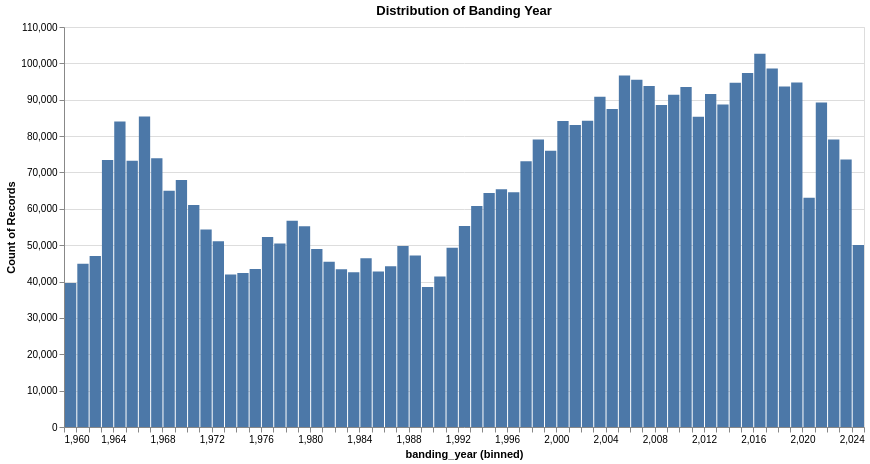

Here is the notebook cell this chart was saved with:
### Code cell
# altair histogram of banding_year
chart = alt.Chart(df_banding_pd).mark_bar().encode(
    alt.X("banding_year", bin=alt.Bin(maxbins=100)),
    y='count()',
).properties(
    title="Distribution of Banding Year",
    width=800,
    height=400
)   

chart

### Figure 1 — Vega specification as saved in the notebook (floating-point values rounded to 4 significant figures)
{"$schema": "https://vega.github.io/schema/vega/v5.json", "data": [{"name": "source_0", "values": [{"__count": 96653, "bin_maxbins_100_banding_year": 2005.0, "bin_maxbins_100_banding_year_end": 2006.0}, {"__count": 98619, "bin_maxbins_100_banding_year": 2017.0, "bin_maxbins_100_banding_year_end": 2018.0}, {"__count": 73590, "bin_maxbins_100_banding_year": 2023.0, "bin_maxbins_100_banding_year_end": 2024.0}, {"__count": 52230, "bin_maxbins_100_banding_year": 1976.0, "bin_maxbins_100_banding_year_end": 1977.0}, {"__count": 90813, "bin_maxbins_100_banding_year": 2003.0, "bin_maxbins_100_banding_year_end": 2004.0}, {"__count": 64331, "bin_maxbins_100_banding_year": 1994.0, "bin_maxbins_100_banding_year_end": 1995.0}, {"__count": 84198, "bin_maxbins_100_banding_year": 2002.0, "bin_maxbins_100_banding_year_end": 2003.0}, {"__count": 93776, "bin_maxbins_100_banding_year": 2007.0, "bin_maxbins_100_banding_year_end": 2008.0}, {"__count": 93475, "bin_maxbins_100_banding_year": 2010.0, "bin_maxbins_100_banding_year_end": 2011.0}, {"__count": 88688, "bin_maxbins_100_banding_year": 2013.0, "bin_maxbins_100_banding_year_end": 2014.0}, {"__count": 91570, "bin_maxbins_100_banding_year": 2012.0, "bin_maxbins_100_banding_year_end": 2013.0}, {"__count": 91383, "bin_maxbins_100_banding_year": 2009.0, "bin_maxbins_100_banding_year_end": 2010.0}, {"__count": 94755, "bin_maxbins_100_banding_year": 2019.0, "bin_maxbins_100_banding_year_end": 2020.0}, {"__count": 75991, "bin_maxbins_100_banding_year": 1999.0, "bin_maxbins_100_banding_year_end": 2000.0}, {"__count": 79038, "bin_maxbins_100_banding_year": 2022.0, "bin_maxbins_100_banding_year_end": 2023.0}, {"__count": 102621, "bin_maxbins_100_banding_year": 2016.0, "bin_maxbins_100_banding_year_end": 2017.0}, {"__count": 79062, "bin_maxbins_100_banding_year": 1998.0, "bin_maxbins_100_banding_year_end": 1999.0}, {"__count": 41380, "bin_maxbins_100_banding_year": 1990.0, "bin_maxbins_100_banding_year_end": 1991.0}, {"__count": 87427, "bin_maxbins_100_banding_year": 2004.0, "bin_maxbins_100_banding_year_end": 2005.0}, {"__count": 64569, "bin_maxbins_100_banding_year": 1996.0, "bin_maxbins_100_banding_year_end": 1997.0}, {"__count": 84178, "bin_maxbins_100_banding_year": 2000.0, "bin_maxbins_100_banding_year_end": 2001.0}, {"__count": 50493, "bin_maxbins_100_banding_year": 1977.0, "bin_maxbins_100_banding_year_end": 1978.0}, {"__count": 43470, "bin_maxbins_100_banding_year": 1975.0, "bin_maxbins_100_banding_year_end": 1976.0}, {"__count": 47175, "bin_maxbins_100_banding_year": 1988.0, "bin_maxbins_100_banding_year_end": 1989.0}, {"__count": 67943, "bin_maxbins_100_banding_year": 1969.0, "bin_maxbins_100_banding_year_end": 1970.0}, {"__count": 84007, "bin_maxbins_100_banding_year": 1964.0, "bin_maxbins_100_banding_year_end": 1965.0}, {"__count": 64994, "bin_maxbins_100_banding_year": 1968.0, "bin_maxbins_100_banding_year_end": 1969.0}, {"__count": 83080, "bin_maxbins_100_banding_year": 2001.0, "bin_maxbins_100_banding_year_end": 2002.0}, {"__count": 48942, "bin_maxbins_100_banding_year": 1980.0, "bin_maxbins_100_banding_year_end": 1981.0}, {"__count": 43401, "bin_maxbins_100_banding_year": 1982.0, "bin_maxbins_100_banding_year_end": 1983.0}, {"__count": 44225, "bin_maxbins_100_banding_year": 1986.0, "bin_maxbins_100_banding_year_end": 1987.0}, {"__count": 38469, "bin_maxbins_100_banding_year": 1989.0, "bin_maxbins_100_banding_year_end": 1990.0}, {"__count": 60798, "bin_maxbins_100_banding_year": 1993.0, "bin_maxbins_100_banding_year_end": 1994.0}, {"__count": 55183, "bin_maxbins_100_banding_year": 1979.0, "bin_maxbins_100_banding_year_end": 1980.0}, {"__count": 56719, "bin_maxbins_100_banding_year": 1978.0, "bin_maxbins_100_banding_year_end": 1979.0}, {"__count": 61018, "bin_maxbins_100_banding_year": 1970.0, "bin_maxbins_100_banding_year_end": 1971.0}, {"__count": 49324, "bin_maxbins_100_banding_year": 1991.0, "bin_maxbins_100_banding_year_end": 1992.0}, {"__count": 97330, "bin_maxbins_100_banding_year": 2015.0, "bin_maxbins_100_banding_year_end": 2016.0}, {"__count": 39597, "bin_maxbins_100_banding_year": 1960.0, "bin_maxbins_100_banding_year_end": 1961.0}, {"__count": 41932, "bin_maxbins_100_banding_year": 1973.0, "bin_maxbins_100_banding_year_end": 1974.0}, {"__count": 45430, "bin_maxbins_100_banding_year": 1981.0, "bin_maxbins_100_banding_year_end": 1982.0}, {"__count": 49787, "bin_maxbins_100_banding_year": 1987.0, "bin_maxbins_100_banding_year_end": 1988.0}, {"__count": 73940, "bin_maxbins_100_banding_year": 1967.0, "bin_maxbins_100_banding_year_end": 1968.0}, {"__count": 95489, "bin_maxbins_100_banding_year": 2006.0, "bin_maxbins_100_banding_year_end": 2007.0}, {"__count": 42795, "bin_maxbins_100_banding_year": 1985.0, "bin_maxbins_100_banding_year_end": 1986.0}, {"__count": 55302, "bin_maxbins_100_banding_year": 1992.0, "bin_maxbins_100_banding_year_end": 1993.0}, {"__count": 85319, "bin_maxbins_100_banding_year": 2011.0, "bin_maxbins_100_banding_year_end": 2012.0}, {"__count": 93640, "bin_maxbins_100_banding_year": 2018.0, "bin_maxbins_100_banding_year_end": 2019.0}, {"__count": 73231, "bin_maxbins_100_banding_year": 1965.0, "bin_maxbins_100_banding_year_end": 1966.0}, {"__count": 54309, "bin_maxbins_100_banding_year": 1971.0, "bin_maxbins_100_banding_year_end": 1972.0}, {"__count": 94698, "bin_maxbins_100_banding_year": 2014.0, "bin_maxbins_100_banding_year_end": 2015.0}, {"__count": 73392, "bin_maxbins_100_banding_year": 1963.0, "bin_maxbins_100_banding_year_end": 1964.0}, {"__count": 44897, "bin_maxbins_100_banding_year": 1961.0, "bin_maxbins_100_banding_year_end": 1962.0}, {"__count": 73061, "bin_maxbins_100_banding_year": 1997.0, "bin_maxbins_100_banding_year_end": 1998.0}, {"__count": 42557, "bin_maxbins_100_banding_year": 1983.0, "bin_maxbins_100_banding_year_end": 1984.0}, {"__count": 50047, "bin_maxbins_100_banding_year": 2024.0, "bin_maxbins_100_banding_year_end": 2025.0}, {"__count": 65405, "bin_maxbins_100_banding_year": 1995.0, "bin_maxbins_100_banding_year_end": 1996.0}, {"__count": 88532, "bin_maxbins_100_banding_year": 2008.0, "bin_maxbins_100_banding_year_end": 2009.0}, {"__count": 51056, "bin_maxbins_100_banding_year": 1972.0, "bin_maxbins_100_banding_year_end": 1973.0}, {"__count": 42322, "bin_maxbins_100_banding_year": 1974.0, "bin_maxbins_100_banding_year_end": 1975.0}, {"__count": 85380, "bin_maxbins_100_banding_year": 1966.0, "bin_maxbins_100_banding_year_end": 1967.0}, {"__count": 46376, "bin_maxbins_100_banding_year": 1984.0, "bin_maxbins_100_banding_year_end": 1985.0}, {"__count": 47002, "bin_maxbins_100_banding_year": 1962.0, "bin_maxbins_100_banding_year_end": 1963.0}, {"__count": 63022, "bin_maxbins_100_banding_year": 2020.0, "bin_maxbins_100_banding_year_end": 2021.0}, {"__count": 89233, "bin_maxbins_100_banding_year": 2021.0, "bin_maxbins_100_banding_year_end": 2022.0}]}, {"name": "source_0_y_domain___count", "values": [{"min": 38469, "max": 102621}]}], "signals": [{"name": "bin_maxbins_100_banding_year_bins", "value": {"fields": ["banding_year"], "fname": "bin_banding_year", "start": 1960.0, "step": 1.0, "stop": 2025.0}}], "marks": [{"type": "rect", "name": "marks", "from": {"data": "source_0"}, "encode": {"update": {"x": {"field": "bin_maxbins_100_banding_year_end", "scale": "x", "offset": {"signal": "0.5 + (abs(scale(\"x\", datum[\"bin_maxbins_100_banding_year_end\"]) - scale(\"x\", datum[\"bin_maxbins_100_banding_year\"])) < 0.25 ? 0.5 * (0.25 - (abs(scale(\"x\", datum[\"bin_maxbins_100_banding_year_end\"]) - scale(\"x\", datum[\"bin_maxbins_100_banding_year\"])))) : -0.5)"}}, "y": {"field": "__count", "scale": "y"}, "y2": {"value": 0, "scale": "y"}, "fill": {"value": "#4c78a8"}, "x2": {"field": "bin_maxbins_100_banding_year", "scale": "x", "offset": {"signal": "0.5 + (abs(scale(\"x\", datum[\"bin_maxbins_100_banding_year_end\"]) - scale(\"x\", datum[\"bin_maxbins_100_banding_year\"])) < 0.25 ? -0.5 * (0.25 - (abs(scale(\"x\", datum[\"bin_maxbins_100_banding_year_end\"]) - scale(\"x\", datum[\"bin_maxbins_100_banding_year\"])))) : 0.5)"}}}}, "style": ["bar"]}], "scales": [{"name": "x", "type": "linear", "domain": {"signal": "[bin_maxbins_100_banding_year_bins.start, bin_maxbins_100_banding_year_bins.stop]"}, "range": [0, {"signal": "width"}], "bins": {"signal": "bin_maxbins_100_banding_year_bins"}, "zero": false}, {"name": "y", "type": "linear", "domain": [{"signal": "(data(\"source_0_y_domain___count\")[0] || {}).min"}, {"signal": "(data(\"source_0_y_domain___count\")[0] || {}).max"}], "range": [{"signal": "height"}, 0], "zero": true, "nice": true}], "axes": [{"scale": "y", "domain": false, "labels": false, "maxExtent": 0, "minExtent": 0, "orient": "left", "grid": true, "aria": false, "ticks": false, "zindex": 0, "gridScale": "x", "tickCount": {"signal": "ceil(height/40)"}}, {"scale": "x", "tickCount": {"signal": "ceil(width/10)"}, "zindex": 0, "grid": false, "labelOverlap": true, "orient": "bottom", "labelFlush": true, "title": "banding_year (binned)"}, {"scale": "y", "tickCount": {"signal": "ceil(height/40)"}, "title": "Count of Records", "zindex": 0, "grid": false, "labelOverlap": true, "orient": "left"}], "title": {"text": "Distribution of Banding Year", "frame": "group"}, "height": 400, "background": "white", "padding": 5, "width": 800, "style": "cell"}
